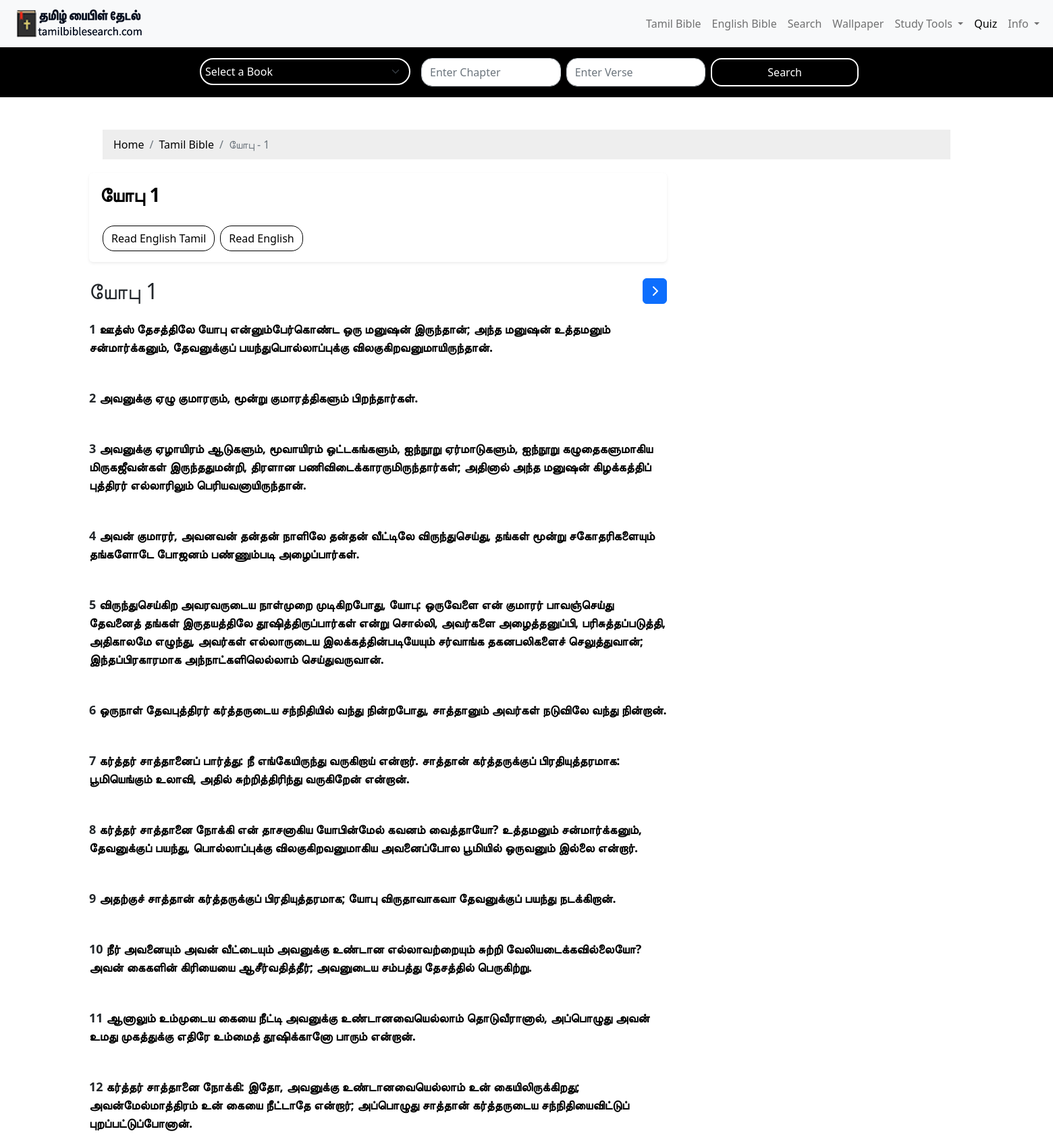
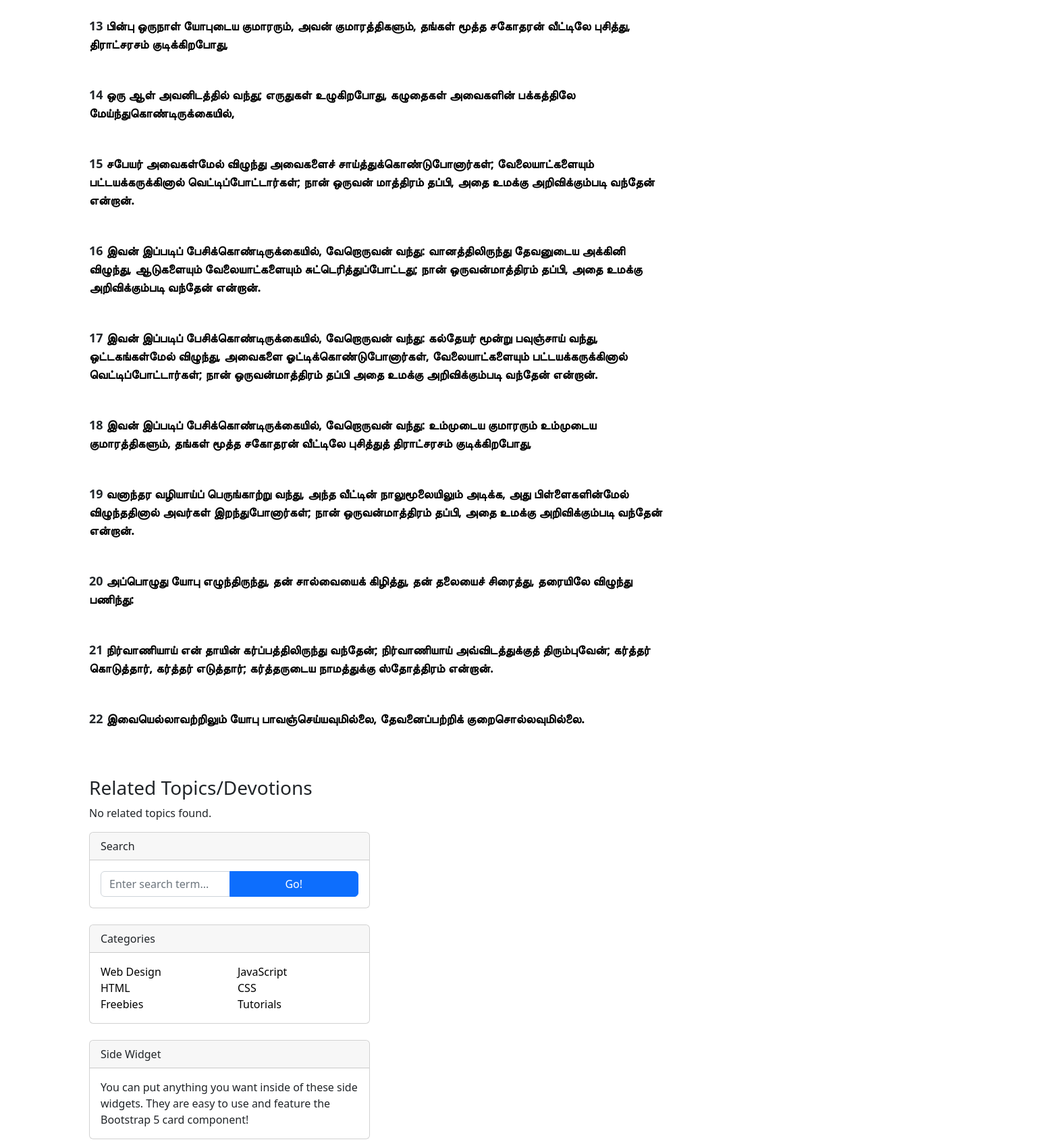
The page /tamil/job/1/ (upper part) on the database its author committed (2 pictures, top to bottom).
### myapp/models.py (models this page shows)
class BibleDb(models.Model):
    book = models.CharField(max_length=100)
    bookname = models.CharField(max_length=100)
    tamilname = models.CharField(max_length=10)
    chapter = models.CharField(max_length=100)  # Format "1:1", "2:10", etc.
    versecount = models.CharField(max_length=100)
    verse = models.TextField()
    kjv = models.TextField()

### myapp/views.py (the view, shortened to what this page needs)
# urls.py: path('tamil/<str:bookname>/<str:chapter>/', views.chapter_detail, name='chapter_detail'),
def chapter_detail(request, bookname, chapter):
    books = BibleDb.objects.values('tamilname').distinct()
    tamilbook = BibleDb.objects.filter(bookname=bookname).first()
    if not tamilbook:
        return HttpResponseNotFound("Book not found")
    book = tamilbook.tamilname
    verses = BibleDb.objects.filter(bookname=bookname, chapter=chapter)
    current_chapter_number = int(chapter)  # Extracting chapter number
    current_book = bookname
    next_book=bookname
    prev_book=bookname
    current_chapter=chapter
    next_book_tamil=book
    prev_book_tamil=book
    all_chapters = BibleDb.objects.filter(bookname=current_book).values_list('chapter', flat=True).distinct().order_by(Cast('chapter', output_field=models.IntegerField()))
    chapter_index = list(all_chapters).index(chapter)
    prev_chapter = all_chapters[chapter_index - 1] if chapter_index > 0 else None
    next_chapter = all_chapters[chapter_index + 1] if chapter_index < len(all_chapters) - 1 else None
    bible_books = list(BibleDb.objects.values_list('bookname', flat=True).distinct())
    if prev_chapter is None:
        book_index = bible_books.index(current_book)
        prev_book = bible_books[book_index-1] if book_index - 1 >= 0 else None
    breadcrumbs = [
        {'name': 'Home', 'url': '/'},
        {'name': 'Tamil Bible', 'url': '/tamil/'},
        {'name': f'{book} -  {chapter}', 'url': None},
    ]
    pattern = r'\(?\d?' + re.escape(book) + r'\s' + re.escape(str(chapter)) + r'(:\d+(-\d+)?)?\)?'
    authormessages = Authormessage.objects.filter(
        Q(tamil_bible_message__regex=pattern)
        )
    context = {
        "bookname": bookname,
        "book": book,
        "chapter": chapter,
        "verses": verses,
        "all_chapters": all_chapters,
        "books": books,
        "breadcrumbs": breadcrumbs,
        "prev_chapter": prev_chapter,
        "next_chapter": next_chapter,
        "bookname": current_book,
        "next_book":next_book,
        "prev_book":prev_book,
        "next_book_tamil": next_book_tamil,
        "prev_book_tamil": prev_book_tamil,
        "authormessage": authormessages,
    }
    return render(request, 'chapter_detail.html', context)

### myapp/templates/chapter_detail.html (shortened to what this page needs)
{% extends 'base.html' %}
{% load static %}
{% block content %}
<body>
  <div class="container mt-4">
    <nav aria-label="breadcrumb">
      <ol class="breadcrumb" style="padding: 10px 16px;
        list-style: none;
        background-color: #eee;
        margin: 20px;">
        {% for crumb in breadcrumbs %}
        {% if crumb.url %}
        <li class="breadcrumb-item">
          <a href="{{ crumb.url }}" style="text-decoration: none;color: black;">{{ crumb.name }}</a>
        </li>
        {% else %}
        <li class="breadcrumb-item active" aria-current="page">{{ crumb.name }}</li>
        {% endif %}
        {% endfor %}
      </ol>
    </nav>
    <div class="row">
      <div class="col-lg-8 col-md-12 mb-4">
        <article>
          <header class="mb-4 bg-white text-black p-3 rounded shadow-sm">
            <div class="d-flex flex-wrap justify-content-between">
              <div class="w-100">
                <h1 class="fw-bold mb-1 text-center text-md-start">{{ book }} {{ chapter }}</h1>
              </div>
              <div class="d-flex justify-content-center justify-content-md-start w-100 mt-3">
                <a href="{% url 'chapter2' bookname=bookname chapter=chapter %}" class="btn btn-primary mt-2 mx-1"
                  style="border-radius: 17px; background-color: white; border: 1px solid black; color: black; font-weight: 500;">
                  Read English Tamil
                </a>
                <a href="{% url 'chapter_detail_english' bookname=bookname chapter=chapter %}"
                  class="btn btn-primary mt-2 mx-1"
                  style="border-radius: 17px; background-color: white; border: 1px solid black; color: black; font-weight: 500;">
                  Read English
                </a>
              </div>
            </div>
          </header>
          <div class="d-flex justify-content-between align-items-center mb-4">
            <h2 class="text-center mb-0">{{ book }} {{ chapter }}</h2>
            {% if next_chapter %}
            <a href="{% url 'chapter_detail' bookname=next_book chapter=next_chapter %}" class="btn btn-primary">
              <i class="fas fa-chevron-right"></i>
            </a>
            {% endif %}
          </div>
          {% for i in verses %}
          <section class="mb-5">
            <p class="fs-5 mb-3" style="font-weight: 600;">
              {{ i.versecount }}
              <a href="{% url 'verse_detail' i.bookname i.chapter i.versecount %}" class="text-decoration-none">
                {{ i.verse }}
              </a>
            </p>
          </section>
          {% endfor %}
        </article>
      </div>
      <div>
        <h1>Related Topics/Devotions</h1>
        {% if authormessage %}
        <div>
          {% for message in authormessage %}
          <p>
            <strong>{{ message.title }}</strong> - {{ message.author }}:
            {% if message.tamil_bible_message|length > 50 %}
            {{ message.tamil_bible_message|safe|slice:":50" }}
            <a href="{% url 'sermon_detail' message.url %}">Read more...</a>
            {% else %}
            {{ message.tamil_bible_message|safe }}
            {% endif %}
          </p>
          {% empty %}
          <p>No related topics found.</p>
          {% endfor %}
        </div>
        {% else %}
        <p>No related topics found.</p>
        {% endif %}
      </div>
      <div class="col-lg-4 col-md-6">
        <div class="card mb-4">
          <div class="card-header">Search</div>
          <div class="card-body">
            <div class="input-group">
              <input class="form-control" type="text" placeholder="Enter search term..."
                aria-label="Enter search term..." aria-describedby="button-search" />
              <button class="btn btn-primary" id="button-search" type="button">Go!</button>
            </div>
          </div>
        </div>
        <div class="card mb-4">
          <div class="card-header">Categories</div>
          <div class="card-body">
            <div class="row">
              <div class="col-6">
                <ul class="list-unstyled mb-0">
                  <li><a href="#!">Web Design</a></li>
                  <li><a href="#!">HTML</a></li>
                  <li><a href="#!">Freebies</a></li>
                </ul>
              </div>
              <div class="col-6">
                <ul class="list-unstyled mb-0">
                  <li><a href="#!">JavaScript</a></li>
                  <li><a href="#!">CSS</a></li>
                  <li><a href="#!">Tutorials</a></li>
                </ul>
              </div>
            </div>
          </div>
        </div>
        <div class="card mb-4">
          <div class="card-header">Side Widget</div>
          <div class="card-body">You can put anything you want inside of these side widgets. They are easy to use and
            feature the Bootstrap 5 card component!</div>
        </div>
      </div>
    </div>
</body>
{% endblock %}

### myapp/templates/base.html (style rules this page uses)
header { background-color: #343a40; color: white; padding: 1rem 0; }
.form-select, .form-control { border-radius: 4px; background-color: black; border-color: white; color: white; box-shadow: none; }
@media (min-width: 769px) { .col-md-12 { display: flex; flex-wrap: wrap; align-items: center; gap: 15px; } }
@media (min-width: 769px) { select, input, button { flex: 1; min-width: 150px; } }

### rows shown on the page
BibleDb: tamilname "யோபு", versecount "1", verse "ஊத்ஸ் தேசத்திலே யோபு என்னும்பேர்கொண்ட ஒரு மனுஷன் இருந்தான்; அந்த மனுஷன் உத்தமனும் சன்மார்க்கனும், தேவனுக்குப் பயந்துபொல்லாப்புக்கு விலகுகிறவனுமாயிருந்தான்."
BibleDb: versecount "2", verse "அவனுக்கு ஏழு குமாரரும், மூன்று குமாரத்திகளும் பிறந்தார்கள்."
BibleDb: versecount "3", verse "அவனுக்கு ஏழாயிரம் ஆடுகளும், மூவாயிரம் ஒட்டகங்களும், ஐந்நூறு ஏர்மாடுகளும், ஐந்நூறு கழுதைகளுமாகிய மிருகஜீவன்கள் இருந்ததுமன்றி, திரளான பணிவிடைக்காரருமிருந்தார்கள்; அதினால் அந்த மனுஷன் கிழக்கத்திப் புத்திரர் எல்லாரிலும் பெரியவனாயிருந்தான்."
BibleDb: versecount "4", verse "அவன் குமாரர், அவனவன் தன்தன் நாளிலே தன்தன் வீட்டிலே விருந்துசெய்து, தங்கள் மூன்று சகோதரிகளையும் தங்களோடே போஜனம் பண்ணும்படி அழைப்பார்கள்."
BibleDb: versecount "5", verse "விருந்துசெய்கிற அவரவருடைய நாள்முறை முடிகிறபோது, யோபு: ஒருவேளை என் குமாரர் பாவஞ்செய்து தேவனைத் தங்கள் இருதயத்திலே தூஷித்திருப்பார்கள் என்று சொல்லி, அவர்களை அழைத்தனுப்பி, பரிசுத்தப்படுத்தி, அதிகாலமே எழுந்து, அவர்கள் எல்லாருடைய இலக்கத்தின்படியேயும் சர்வாங்க தகனபலிகளைச் செலுத்துவான்; இந்தப்பிரகாரமாக அந்நாட்களிலெல்லாம் செய்துவருவான்."
BibleDb: versecount "6", verse "ஒருநாள் தேவபுத்திரர் கர்த்தருடைய சந்நிதியில் வந்து நின்றபோது, சாத்தானும் அவர்கள் நடுவிலே வந்து நின்றான்."
BibleDb: versecount "7", verse "கர்த்தர் சாத்தானைப் பார்த்து: நீ எங்கேயிருந்து வருகிறாய் என்றார். சாத்தான் கர்த்தருக்குப் பிரதியுத்தரமாக: பூமியெங்கும் உலாவி, அதில் சுற்றித்திரிந்து வருகிறேன் என்றான்."
BibleDb: versecount "8", verse "கர்த்தர் சாத்தானை நோக்கி என் தாசனாகிய யோபின்மேல் கவனம் வைத்தாயோ? உத்தமனும் சன்மார்க்கனும், தேவனுக்குப் பயந்து, பொல்லாப்புக்கு விலகுகிறவனுமாகிய அவனைப்போல பூமியில் ஒருவனும் இல்லை என்றார்."
BibleDb: versecount "9", verse "அதற்குச் சாத்தான் கர்த்தருக்குப் பிரதியுத்தரமாக; யோபு விருதாவாகவா தேவனுக்குப் பயந்து நடக்கிறான்."
BibleDb: versecount "10", verse "நீர் அவனையும் அவன் வீட்டையும் அவனுக்கு உண்டான எல்லாவற்றையும் சுற்றி வேலியடைக்கவில்லையோ? அவன் கைகளின் கிரியையை ஆசீர்வதித்தீர்; அவனுடைய சம்பத்து தேசத்தில் பெருகிற்று."
BibleDb: versecount "11", verse "ஆனாலும் உம்முடைய கையை நீட்டி அவனுக்கு உண்டானவையெல்லாம் தொடுவீரானால், அப்பொழுது அவன் உமது முகத்துக்கு எதிரே உம்மைத் தூஷிக்கானோ பாரும் என்றான்."
BibleDb: versecount "12", verse "கர்த்தர் சாத்தானை நோக்கி: இதோ, அவனுக்கு உண்டானவையெல்லாம் உன் கையிலிருக்கிறது; அவன்மேல்மாத்திரம் உன் கையை நீட்டாதே என்றார்; அப்பொழுது சாத்தான் கர்த்தருடைய சந்நிதியைவிட்டுப் புறப்பட்டுப்போனான்."
BibleDb: versecount "13", verse "பின்பு ஒருநாள் யோபுடைய குமாரரும், அவன் குமாரத்திகளும், தங்கள் மூத்த சகோதரன் வீட்டிலே புசித்து, திராட்சரசம் குடிக்கிறபோது,"
BibleDb: versecount "14", verse "ஒரு ஆள் அவனிடத்தில் வந்து; எருதுகள் உழுகிறபோது, கழுதைகள் அவைகளின் பக்கத்திலே மேய்ந்துகொண்டிருக்கையில்,"
BibleDb: versecount "15", verse "சபேயர் அவைகள்மேல் விழுந்து அவைகளைச் சாய்த்துக்கொண்டுபோனார்கள்; வேலையாட்களையும் பட்டயக்கருக்கினால் வெட்டிப்போட்டார்கள்; நான் ஒருவன் மாத்திரம் தப்பி, அதை உமக்கு அறிவிக்கும்படி வந்தேன் என்றான்."
BibleDb: versecount "16", verse "இவன் இப்படிப் பேசிக்கொண்டிருக்கையில், வேறொருவன் வந்து: வானத்திலிருந்து தேவனுடைய அக்கினி விழுந்து, ஆடுகளையும் வேலையாட்களையும் சுட்டெரித்துப்போட்டது; நான் ஒருவன்மாத்திரம் தப்பி, அதை உமக்கு அறிவிக்கும்படி வந்தேன் என்றான்."
BibleDb: versecount "17", verse "இவன் இப்படிப் பேசிக்கொண்டிருக்கையில், வேறொருவன் வந்து: கல்தேயர் மூன்று பவுஞ்சாய் வந்து, ஒட்டகங்கள்மேல் விழுந்து, அவைகளை ஓட்டிக்கொண்டுபோனார்கள், வேலையாட்களையும் பட்டயக்கருக்கினால் வெட்டிப்போட்டார்கள்; நான் ஒருவன்மாத்திரம் தப்பி அதை உமக்கு அறிவிக்கும்படி வந்தேன் என்றான்."
BibleDb: versecount "18", verse "இவன் இப்படிப் பேசிக்கொண்டிருக்கையில், வேறொருவன் வந்து: உம்முடைய குமாரரும் உம்முடைய குமாரத்திகளும், தங்கள் மூத்த சகோதரன் வீட்டிலே புசித்துத் திராட்சரசம் குடிக்கிறபோது,"
BibleDb: versecount "19", verse "வனாந்தர வழியாய்ப் பெருங்காற்று வந்து, அந்த வீட்டின் நாலுமூலையிலும் அடிக்க, அது பிள்ளைகளின்மேல் விழுந்ததினால் அவர்கள் இறந்துபோனார்கள்; நான் ஒருவன்மாத்திரம் தப்பி, அதை உமக்கு அறிவிக்கும்படி வந்தேன் என்றான்."
BibleDb: versecount "20", verse "அப்பொழுது யோபு எழுந்திருந்து, தன் சால்வையைக் கிழித்து, தன் தலையைச் சிரைத்து, தரையிலே விழுந்து பணிந்து:"
BibleDb: versecount "21", verse "நிர்வாணியாய் என் தாயின் கர்ப்பத்திலிருந்து வந்தேன்; நிர்வாணியாய் அவ்விடத்துக்குத் திரும்புவேன்; கர்த்தர் கொடுத்தார், கர்த்தர் எடுத்தார்; கர்த்தருடைய நாமத்துக்கு ஸ்தோத்திரம் என்றான்."
BibleDb: versecount "22", verse "இவையெல்லாவற்றிலும் யோபு பாவஞ்செய்யவுமில்லை, தேவனைப்பற்றிக் குறைசொல்லவுமில்லை."

### other values the page prints
{{ crumb.name }} "Home" "Tamil Bible"
{{ crumb.name }} "யோபு - 1"
{{ chapter }} "1"
